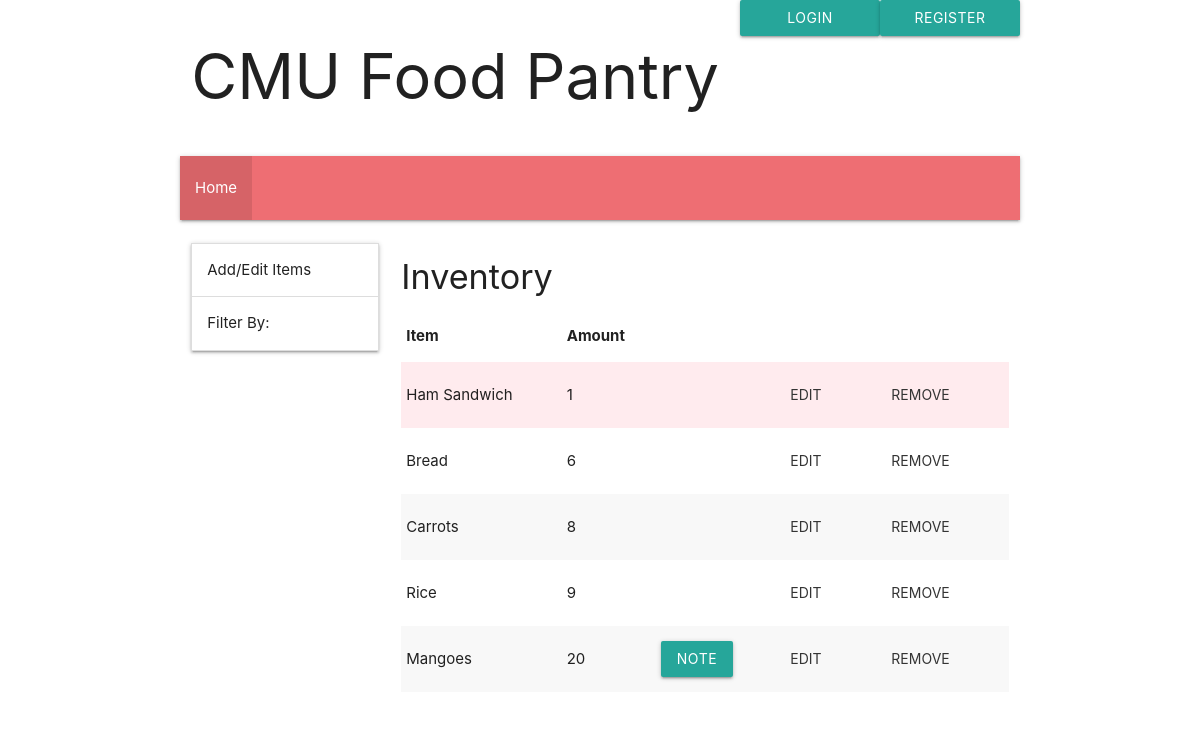
Page /inventory on the committed database.
### flaskTest.py (models this page shows, shortened)
class Items(database.Model):
    id = database.Column("id", database.Integer, primary_key = True)
    name = database.Column(database.String(100))
    amount = database.Column(database.Integer)
    note = database.Column(database.Text)
    categories = database.relationship("Categories", secondary=itemCategories, backref=database.backref("items", lazy="dynamic"))

### flaskTest.py (the view, shortened to what this page needs)
@app.route("/inventory", methods = ["POST", "GET"])
def inventory():
    return goto_page_inventory(catList = Categories.query.all(), values = Items.query.order_by(Items.amount).all(), editItemID = "None")

### flaskTest.py (called while the page is built)
def get_session_display():
    if "name" in session:
        return (True, session["name"])
    else:
        return (False, "")

def goto_page_inventory(catList, values, editItemID):
    sd = get_session_display()
    return render_template("staff_inventory.html", catList=catList, values=values, editItemID=editItemID, auth=sd[0], user=sd[1])

### templates/staff_inventory.html (shortened to what this page needs)
{% extends "base.html" %}
{% block content %}
    <div class="row section">
        <div class="col s3">
            <ul class="collapsible">
                <li>
                    <div class="collapsible-header">Add/Edit Items</div>
                </li>
                <li>
                    <div class="collapsible-header">Filter By:</div>
                </li>
            </ul><br>
        </div>
        <div class = "col s9">
            <h4>Inventory</h4>
            <table class = "striped">
                <thead>
                    <tr>
                        <th>Item</th>
                        <th>Amount</th>
                    </tr>
                </thead>
                <tbody>
                    {% for item in values %}
                        {% if item.id == editItemID %}
                            <tr>
                                <form action="#" method="post">
                                    <td>
                                        <input type="text" name="newName" placeholder={{item.name}} required>
                                    </td>
                                    <td>
                                        <input type="number" name="newAmount" placeholder={{item.amount}} min="0" required>
                                    </td>
                                    <td>
                                        <button type="submit" class="waves-effect waves-light btn-small" formmethod="post" formaction="#" name="editedItemID" value={{item.id}}>Save</button>
                                    </td>
                                </form>
                            </tr>
                        {% else %}
                            {% if item.amount <= 5 %}
                                <tr class="red lighten-5">
                                    <td>{{item.name}}</td>
                                    <td>{{item.amount}}</td>
                                    <td>
                                    </td>
                                    <td>
                                        <form action="#" method="post">
                                            <button type="submit" class="waves-effect waves-teal btn-flat" formmethod="post" formaction="#" name="editItemID" value={{item.id}}>Edit</button>
                                        </form>
                                    </td>
                                    <td>
                                        <form action="#" method="post">
                                            <button type="submit" class="waves-effect waves-teal btn-flat" formmethod="post" formaction="#" name="removeItemID" value={{item.id}}>Remove</button>
                                        </form>
                                    </td>
                                </tr>
                            {% else %}
                                <tr>
                                    <td>{{item.name}}</td>
                                    <td>{{item.amount}}</td>
                                    <td>
                                        {% if item.note != "" %}
                                            <a class="waves-effect waves-light btn modal-trigger" href="#{{item.id}}">Note</a>
                                        {% endif %}
                                    </td>
                                    <td>
                                        <form action="#" method="post">
                                            <button type="submit" class="waves-effect waves-teal btn-flat" formmethod="post" formaction="#" name="editItemID" value={{item.id}}>Edit</button>
                                        </form>
                                    </td>
                                    <td>
                                        <form action="#" method="post">
                                            <button type="submit" class="waves-effect waves-teal btn-flat" formmethod="post" formaction="#" name="removeItemID" value={{item.id}}>Remove</button>
                                        </form>
                                    </td>
                                </tr>
                            {% endif %}
                        {% endif %}
                    {% endfor %}
                </tbody>
            </table>
        </div>
    </div>
{% endblock %}

### templates/base.html (shortened to what this page needs)
<!DOCTYPE html>
<html lang = "en">
<head>
    <link rel="stylesheet" href="https://cdnjs.cloudflare.com/ajax/libs/materialize/1.0.0/css/materialize.min.css">
</head>
<body>
    <div class="container">
        <div class="row">
            <h1 class="col s8">CMU Food Pantry</h1>
            {% if auth %}
                <h6 class="col s2">Logged in as {{user}}</h6>
                <a class="waves-effect waves-light btn col s2" href="/logout">Logout</a>
            {% else %}
                <a class="waves-effect waves-light btn col s2" href="/login">Login</a>
                <a class="waves-effect waves-light btn col s2" href="/register">Register</a>
            {% endif %}
        </div>
        <nav>
            <div class="nav-wrapper">
                <ul id="nav-mobile" class="left hide-on-med-and-down">
                    {% if auth %}
                        {% block nav_content %}
                        {% include "staff_nav.html" %}
                        {% endblock %}
                    {% else %}
                        {% include "nav.html" %}
                    {% endif %}
                </ul>
            </div>
        </nav>
        {% block content %}{% endblock %}
    </div>
</body>
</html>

### templates/nav.html
<li class = "active"><a href="/">Home</a></li>

### rows in the picture
Items: name "Ham Sandwich", amount "1", {{ item.id }} 6 (drawn)
Items: name "Bread", amount "6", {{ item.id }} 2 (drawn)
Items: name "Carrots", amount "8", {{ item.id }} 3 (drawn)
Items: name "Rice", amount "9", {{ item.id }} 4 (drawn)
Items: name "Mangoes", amount "20", {{ item.id }} 8 (drawn)
